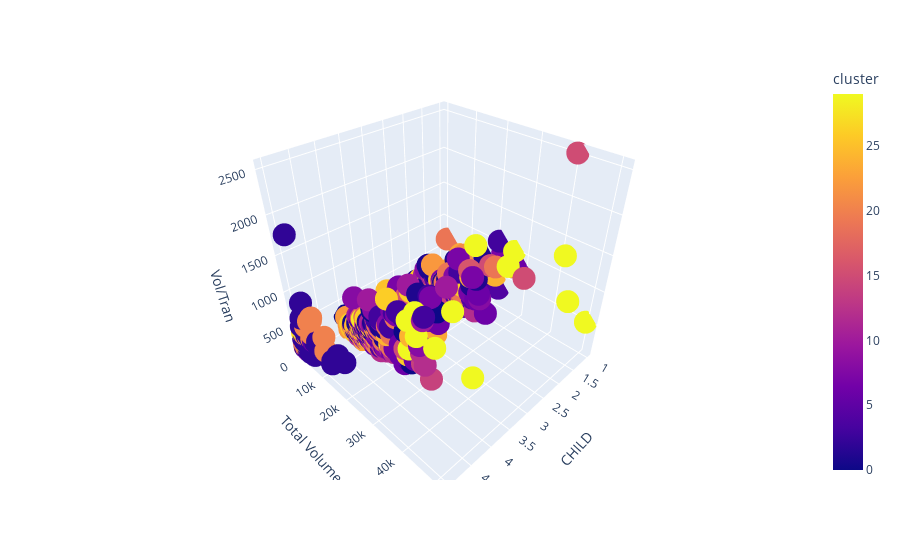

Notebook cell for this chart:
### Code cell
from sklearn.cluster import KMeans

kmeans = KMeans(n_clusters=30, random_state=0).fit(df_std)
df['cluster'] = kmeans.labels_

fig = px.scatter_3d(df, x='CHILD', y='Total Volume', z='Vol/Tran', color='cluster')
fig.show()

### Figure 1 — Plotly figure (JSON) as saved in the notebook; plotly's stock layout.template omitted (floating-point values rounded to 4 significant figures; data arrays with more than 128 entries replaced by an {"elided": "..."} marker saying what was removed)
{"data": [{"hovertemplate": "CHILD=%{x}<br>Total Volume=%{y}<br>Vol/Tran=%{z}<br>cluster=%{marker.color}<extra></extra>", "legendgroup": "", "marker": {"color": {"elided": "600 int values"}, "coloraxis": "coloraxis", "symbol": "circle"}, "mode": "markers", "name": "", "scene": "scene", "showlegend": false, "type": "scatter3d", "x": {"elided": "600 int values"}, "y": {"elided": "600 int values"}, "z": {"elided": "600 float values"}}], "layout": {"coloraxis": {"colorbar": {"title": {"text": "cluster"}}, "colorscale": [[0, "#0d0887"], [0.1111, "#46039f"], [0.2222, "#7201a8"], [0.3333, "#9c179e"], [0.4444, "#bd3786"], [0.5556, "#d8576b"], [0.6667, "#ed7953"], [0.7778, "#fb9f3a"], [0.8889, "#fdca26"], [1, "#f0f921"]]}, "legend": {"tracegroupgap": 0}, "margin": {"t": 60}, "scene": {"domain": {"x": [0, 1], "y": [0, 1]}, "xaxis": {"title": {"text": "CHILD"}}, "yaxis": {"title": {"text": "Total Volume"}}, "zaxis": {"title": {"text": "Vol/Tran"}}}}}
